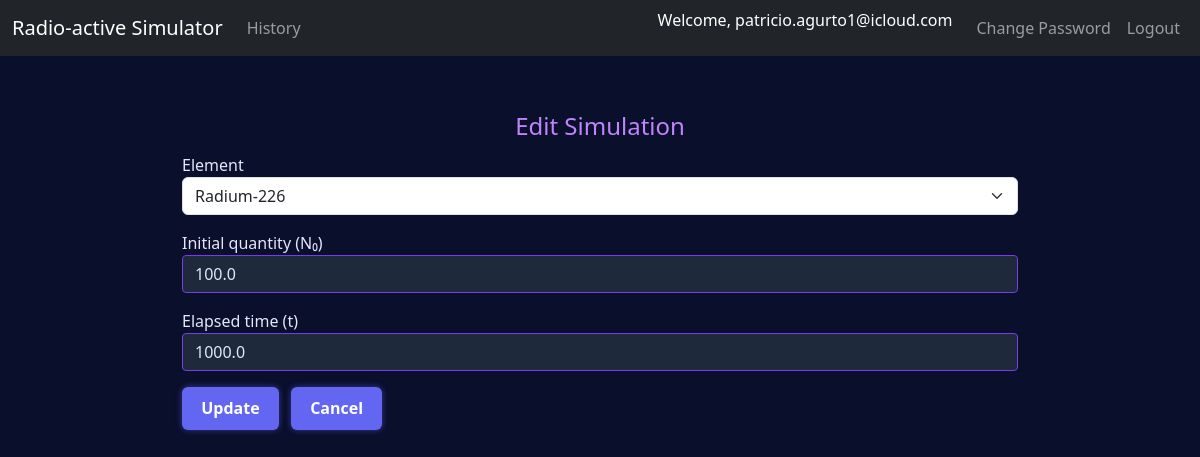
The app's page /simulation/2/edit (signed in) with its own data.
### tables this page shows
CREATE TABLE simulations (
    id INTEGER PRIMARY KEY,
    user_id INTEGER,
    timestamp TEXT,
    n0 REAL,
    t REAL,
    nt REAL,
    element_id INTEGER,
    name TEXT,
    half_life REAL,
    unit TEXT,
    quantity_unit TEXT
);

### app/routes.py (the view, shortened to what this page needs)
@app.route("/simulation/<int:sim_id>/edit", methods=["GET", "POST"])
@login_required
def edit_simulation(sim_id):
    form = EditSimulationForm()
    conn = get_db_connection()
    cursor = conn.cursor()
    cursor.execute("SELECT id, name FROM elements ORDER BY name")
    form.element.choices = [(row["id"], row["name"]) for row in cursor.fetchall()]
    row = cursor.execute("""
        SELECT * FROM simulations WHERE id = ? AND user_id = ?
    """, (sim_id, session["user_id"])).fetchone()
    if row is None:
        conn.close()
        return redirect(url_for("history"))
    if request.method == "GET":
        form.element.data = row["element_id"]
        form.n0.data = row["n0"]
        form.t.data = row["t"]
    conn.close()
    return render_template("edit_simulation.html", form=form, sim_id=sim_id)

### app/forms.py
class EditSimulationForm(FlaskForm):
    element = SelectField("Element", choices=[], coerce=int)
    n0 = FloatField("Initial quantity (N₀)", validators=[DataRequired(), NumberRange(min=0)])
    t = FloatField("Elapsed time (t)", validators=[DataRequired(), NumberRange(min=0)])
    submit = SubmitField("Update")

### app/routes.py (called while the page is built)
def get_db_connection():
    conn = sqlite3.connect("radioactive.db")
    conn.row_factory = sqlite3.Row
    return conn

def login_required(f):
    @wraps(f)
    def decorated_function(*args, **kwargs):
        if "user_id" not in session:
            return redirect(url_for("login"))
        return f(*args, **kwargs)
    return decorated_function

@app.after_request
def after_request(response):
    response.headers["Cache-Control"] = "no-cache, no-store, must-revalidate"
    response.headers["Expires"] = "0"
    response.headers["Pragma"] = "no-cache"
    return response

### app/templates/edit_simulation.html (shortened to what this page needs)
{% extends "layout.html" %}
{% block content %}
<h2>Edit Simulation</h2>
<form method="post">
    <div class="mb-3">
        {{ form.element.label }}
        {{ form.element(class="form-select") }}
    </div>
    <div class="mb-3">
        {{ form.n0.label }} <small id="quantity-unit">(e.g., grams)</small>
        {{ form.n0(class="form-control") }}
    </div>
    <div class="mb-3">
        {{ form.t.label }} <small id="time-unit">(e.g., years)</small>
        {{ form.t(class="form-control") }}
    </div>
    {{ form.submit(class="btn btn-primary") }}
    <a href="{{ url_for('simulation_detail', sim_id=sim_id) }}" class="btn btn-secondary ms-2">Cancel</a>
</form>
{% endblock %}

### app/static/css/theme_radioactive.css (style rules this page uses)
body { background-color: #0a0f2c; color: #e6e6fa; font-family: 'Segoe UI', sans-serif; margin: 0; padding: 0; }
h2 { color: #c084fc; text-align: center; font-size: 1.5em; margin-bottom: 0.5em; }
a { color: #065f46; text-decoration: none; }
.btn { background-color: #6366f1; color: #fff; border: none; padding: 0.6em 1.2em; border-radius: 6px; font-weight: bold; box-shadow: 0 0 6px rgba(99, 102, 241, 0.5); transition: background-color 0.3s ease; }
.form-control { background-color: #1e293b; color: #e0e7ff; border: 1px solid #7c3aed; border-radius: 4px; }

### records on screen
simulations: element "Radium-226", n0 "100.0", t "1000.0"

### other values on screen
{{ session.username }} "patricio.agurto1@icloud.com"
